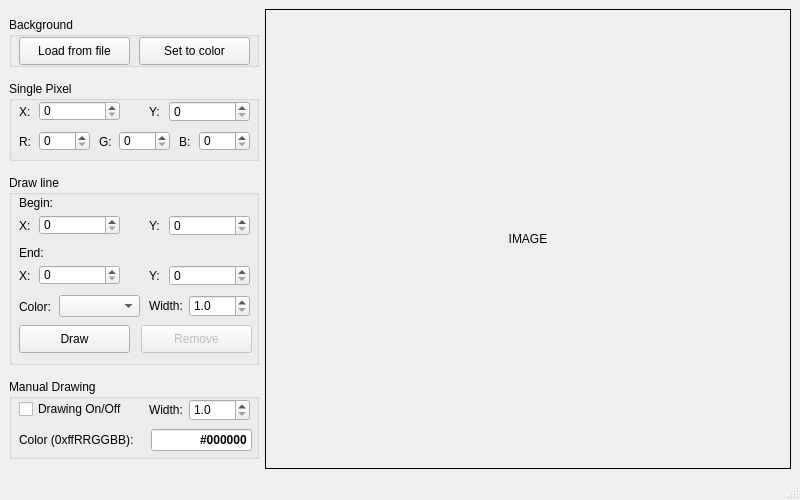
<?xml version="1.0" encoding="UTF-8"?>
<ui version="4.0">
 <class>MainWindow</class>
 <widget class="QMainWindow" name="MainWindow">
  <property name="geometry">
   <rect>
    <x>0</x>
    <y>0</y>
    <width>800</width>
    <height>500</height>
   </rect>
  </property>
  <property name="sizePolicy">
   <sizepolicy hsizetype="Preferred" vsizetype="Preferred">
    <horstretch>0</horstretch>
    <verstretch>0</verstretch>
   </sizepolicy>
  </property>
  <property name="windowTitle">
   <string>MainWindow</string>
  </property>
  <widget class="QWidget" name="centralwidget">
   <layout class="QHBoxLayout" name="horizontalLayout_2">
    <item>
     <layout class="QHBoxLayout" name="horizontalLayout">
      <item>
       <layout class="QVBoxLayout" name="verticalLayout_2">
        <property name="sizeConstraint">
         <enum>QLayout::SetMaximumSize</enum>
        </property>
        <item>
         <widget class="QGroupBox" name="bcgGroup">
          <property name="sizePolicy">
           <sizepolicy hsizetype="Fixed" vsizetype="Fixed">
            <horstretch>0</horstretch>
            <verstretch>0</verstretch>
           </sizepolicy>
          </property>
          <property name="minimumSize">
           <size>
            <width>250</width>
            <height>50</height>
           </size>
          </property>
          <property name="maximumSize">
           <size>
            <width>250</width>
            <height>50</height>
           </size>
          </property>
          <property name="title">
           <string>Background</string>
          </property>
          <widget class="QPushButton" name="loadBut">
           <property name="geometry">
            <rect>
             <x>10</x>
             <y>20</y>
             <width>111</width>
             <height>28</height>
            </rect>
           </property>
           <property name="text">
            <string>Load from file</string>
           </property>
          </widget>
          <widget class="QPushButton" name="setBcgBut">
           <property name="geometry">
            <rect>
             <x>130</x>
             <y>20</y>
             <width>111</width>
             <height>28</height>
            </rect>
           </property>
           <property name="text">
            <string>Set to color</string>
           </property>
          </widget>
         </widget>
        </item>
        <item>
         <widget class="QGroupBox" name="pixelGroup">
          <property name="sizePolicy">
           <sizepolicy hsizetype="Preferred" vsizetype="Preferred">
            <horstretch>0</horstretch>
            <verstretch>0</verstretch>
           </sizepolicy>
          </property>
          <property name="minimumSize">
           <size>
            <width>250</width>
            <height>80</height>
           </size>
          </property>
          <property name="maximumSize">
           <size>
            <width>250</width>
            <height>80</height>
           </size>
          </property>
          <property name="title">
           <string>Single Pixel</string>
          </property>
          <widget class="QSpinBox" name="setY">
           <property name="geometry">
            <rect>
             <x>160</x>
             <y>20</y>
             <width>81</width>
             <height>21</height>
            </rect>
           </property>
          </widget>
          <widget class="QLabel" name="LabX">
           <property name="geometry">
            <rect>
             <x>10</x>
             <y>20</y>
             <width>31</width>
             <height>21</height>
            </rect>
           </property>
           <property name="text">
            <string>X:</string>
           </property>
          </widget>
          <widget class="QLabel" name="LabY">
           <property name="geometry">
            <rect>
             <x>140</x>
             <y>20</y>
             <width>31</width>
             <height>21</height>
            </rect>
           </property>
           <property name="text">
            <string>Y:</string>
           </property>
          </widget>
          <widget class="QSpinBox" name="setX">
           <property name="geometry">
            <rect>
             <x>30</x>
             <y>20</y>
             <width>81</width>
             <height>20</height>
            </rect>
           </property>
          </widget>
          <widget class="QLabel" name="LabR">
           <property name="geometry">
            <rect>
             <x>10</x>
             <y>50</y>
             <width>31</width>
             <height>21</height>
            </rect>
           </property>
           <property name="text">
            <string>R:</string>
           </property>
          </widget>
          <widget class="QSpinBox" name="setR">
           <property name="geometry">
            <rect>
             <x>30</x>
             <y>50</y>
             <width>51</width>
             <height>20</height>
            </rect>
           </property>
           <property name="minimum">
            <number>0</number>
           </property>
           <property name="maximum">
            <number>255</number>
           </property>
          </widget>
          <widget class="QSpinBox" name="setG">
           <property name="geometry">
            <rect>
             <x>110</x>
             <y>50</y>
             <width>51</width>
             <height>20</height>
            </rect>
           </property>
           <property name="minimum">
            <number>0</number>
           </property>
           <property name="maximum">
            <number>255</number>
           </property>
          </widget>
          <widget class="QLabel" name="LabG">
           <property name="geometry">
            <rect>
             <x>90</x>
             <y>50</y>
             <width>31</width>
             <height>21</height>
            </rect>
           </property>
           <property name="text">
            <string>G:</string>
           </property>
          </widget>
          <widget class="QSpinBox" name="setB">
           <property name="geometry">
            <rect>
             <x>190</x>
             <y>50</y>
             <width>51</width>
             <height>20</height>
            </rect>
           </property>
           <property name="minimum">
            <number>0</number>
           </property>
           <property name="maximum">
            <number>255</number>
           </property>
          </widget>
          <widget class="QLabel" name="LabB">
           <property name="geometry">
            <rect>
             <x>170</x>
             <y>50</y>
             <width>31</width>
             <height>21</height>
            </rect>
           </property>
           <property name="text">
            <string>B:</string>
           </property>
          </widget>
         </widget>
        </item>
        <item>
         <widget class="QGroupBox" name="lineBox">
          <property name="minimumSize">
           <size>
            <width>250</width>
            <height>190</height>
           </size>
          </property>
          <property name="maximumSize">
           <size>
            <width>250</width>
            <height>190</height>
           </size>
          </property>
          <property name="title">
           <string>Draw line</string>
          </property>
          <widget class="QLabel" name="label">
           <property name="geometry">
            <rect>
             <x>10</x>
             <y>20</y>
             <width>231</width>
             <height>16</height>
            </rect>
           </property>
           <property name="text">
            <string>Begin:</string>
           </property>
          </widget>
          <widget class="QLabel" name="label_2">
           <property name="geometry">
            <rect>
             <x>10</x>
             <y>70</y>
             <width>231</width>
             <height>16</height>
            </rect>
           </property>
           <property name="text">
            <string>End:</string>
           </property>
          </widget>
          <widget class="QLabel" name="label_3">
           <property name="geometry">
            <rect>
             <x>10</x>
             <y>124</y>
             <width>51</width>
             <height>16</height>
            </rect>
           </property>
           <property name="text">
            <string>Color:</string>
           </property>
          </widget>
          <widget class="QComboBox" name="colorBox">
           <property name="geometry">
            <rect>
             <x>50</x>
             <y>120</y>
             <width>81</width>
             <height>22</height>
            </rect>
           </property>
          </widget>
          <widget class="QLabel" name="LabY_2">
           <property name="geometry">
            <rect>
             <x>140</x>
             <y>40</y>
             <width>31</width>
             <height>21</height>
            </rect>
           </property>
           <property name="text">
            <string>Y:</string>
           </property>
          </widget>
          <widget class="QSpinBox" name="setBegY">
           <property name="geometry">
            <rect>
             <x>160</x>
             <y>40</y>
             <width>81</width>
             <height>21</height>
            </rect>
           </property>
          </widget>
          <widget class="QSpinBox" name="setBegX">
           <property name="geometry">
            <rect>
             <x>30</x>
             <y>40</y>
             <width>81</width>
             <height>20</height>
            </rect>
           </property>
          </widget>
          <widget class="QLabel" name="LabX_2">
           <property name="geometry">
            <rect>
             <x>10</x>
             <y>40</y>
             <width>31</width>
             <height>21</height>
            </rect>
           </property>
           <property name="text">
            <string>X:</string>
           </property>
          </widget>
          <widget class="QSpinBox" name="setEndY">
           <property name="geometry">
            <rect>
             <x>160</x>
             <y>90</y>
             <width>81</width>
             <height>21</height>
            </rect>
           </property>
          </widget>
          <widget class="QSpinBox" name="setEndX">
           <property name="geometry">
            <rect>
             <x>30</x>
             <y>90</y>
             <width>81</width>
             <height>20</height>
            </rect>
           </property>
          </widget>
          <widget class="QLabel" name="LabX_3">
           <property name="geometry">
            <rect>
             <x>10</x>
             <y>90</y>
             <width>31</width>
             <height>21</height>
            </rect>
           </property>
           <property name="text">
            <string>X:</string>
           </property>
          </widget>
          <widget class="QLabel" name="LabY_3">
           <property name="geometry">
            <rect>
             <x>140</x>
             <y>90</y>
             <width>31</width>
             <height>21</height>
            </rect>
           </property>
           <property name="text">
            <string>Y:</string>
           </property>
          </widget>
          <widget class="QPushButton" name="drawBut">
           <property name="geometry">
            <rect>
             <x>10</x>
             <y>150</y>
             <width>111</width>
             <height>28</height>
            </rect>
           </property>
           <property name="text">
            <string>Draw</string>
           </property>
          </widget>
          <widget class="QPushButton" name="remBut">
           <property name="enabled">
            <bool>false</bool>
           </property>
           <property name="geometry">
            <rect>
             <x>132</x>
             <y>150</y>
             <width>111</width>
             <height>28</height>
            </rect>
           </property>
           <property name="text">
            <string>Remove</string>
           </property>
          </widget>
          <widget class="QLabel" name="LabY_4">
           <property name="geometry">
            <rect>
             <x>140</x>
             <y>120</y>
             <width>41</width>
             <height>21</height>
            </rect>
           </property>
           <property name="text">
            <string>Width: </string>
           </property>
          </widget>
          <widget class="QDoubleSpinBox" name="setWidth">
           <property name="geometry">
            <rect>
             <x>180</x>
             <y>120</y>
             <width>61</width>
             <height>22</height>
            </rect>
           </property>
           <property name="decimals">
            <number>1</number>
           </property>
           <property name="minimum">
            <double>1.000000000000000</double>
           </property>
           <property name="maximum">
            <double>5.000000000000000</double>
           </property>
           <property name="singleStep">
            <double>0.500000000000000</double>
           </property>
          </widget>
         </widget>
        </item>
        <item>
         <widget class="QGroupBox" name="manDrawBox">
          <property name="minimumSize">
           <size>
            <width>250</width>
            <height>80</height>
           </size>
          </property>
          <property name="maximumSize">
           <size>
            <width>250</width>
            <height>80</height>
           </size>
          </property>
          <property name="title">
           <string>Manual Drawing</string>
          </property>
          <widget class="QCheckBox" name="checkBox">
           <property name="geometry">
            <rect>
             <x>10</x>
             <y>20</y>
             <width>121</width>
             <height>20</height>
            </rect>
           </property>
           <property name="text">
            <string>Drawing On/Off</string>
           </property>
           <property name="checked">
            <bool>false</bool>
           </property>
          </widget>
          <widget class="QLabel" name="LabY_5">
           <property name="geometry">
            <rect>
             <x>140</x>
             <y>20</y>
             <width>41</width>
             <height>21</height>
            </rect>
           </property>
           <property name="text">
            <string>Width: </string>
           </property>
          </widget>
          <widget class="QLineEdit" name="colorEdit">
           <property name="geometry">
            <rect>
             <x>142</x>
             <y>50</y>
             <width>101</width>
             <height>22</height>
            </rect>
           </property>
           <property name="font">
            <font>
             <weight>75</weight>
             <bold>true</bold>
            </font>
           </property>
           <property name="text">
            <string>#000000</string>
           </property>
           <property name="alignment">
            <set>Qt::AlignRight|Qt::AlignTrailing|Qt::AlignVCenter</set>
           </property>
          </widget>
          <widget class="QLabel" name="LabY_6">
           <property name="geometry">
            <rect>
             <x>10</x>
             <y>50</y>
             <width>121</width>
             <height>21</height>
            </rect>
           </property>
           <property name="text">
            <string>Color (0xffRRGGBB):</string>
           </property>
          </widget>
          <widget class="QDoubleSpinBox" name="setWidthMan">
           <property name="geometry">
            <rect>
             <x>180</x>
             <y>20</y>
             <width>61</width>
             <height>22</height>
            </rect>
           </property>
           <property name="decimals">
            <number>1</number>
           </property>
           <property name="minimum">
            <double>1.000000000000000</double>
           </property>
           <property name="maximum">
            <double>5.000000000000000</double>
           </property>
           <property name="singleStep">
            <double>0.500000000000000</double>
           </property>
          </widget>
         </widget>
        </item>
       </layout>
      </item>
      <item>
       <widget class="DrawArea" name="image">
        <property name="sizePolicy">
         <sizepolicy hsizetype="Expanding" vsizetype="Expanding">
          <horstretch>0</horstretch>
          <verstretch>0</verstretch>
         </sizepolicy>
        </property>
        <property name="frameShape">
         <enum>QFrame::Box</enum>
        </property>
        <property name="text">
         <string>IMAGE</string>
        </property>
        <property name="alignment">
         <set>Qt::AlignCenter</set>
        </property>
       </widget>
      </item>
     </layout>
    </item>
   </layout>
  </widget>
  <widget class="QMenuBar" name="menubar">
   <property name="geometry">
    <rect>
     <x>0</x>
     <y>0</y>
     <width>800</width>
     <height>26</height>
    </rect>
   </property>
  </widget>
  <widget class="QStatusBar" name="statusbar"/>
 </widget>
 <customwidgets>
  <customwidget>
   <class>DrawArea</class>
   <extends>QLabel</extends>
   <header>drawarea.h</header>
  </customwidget>
 </customwidgets>
 <resources/>
 <connections/>
</ui>
